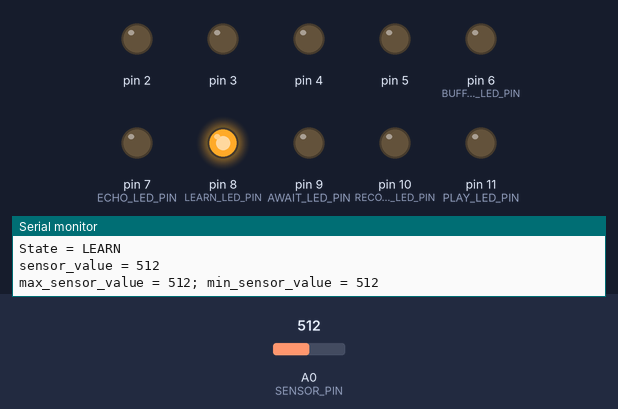
Simulated run of this sketch. Board: Arduino Uno, built with avr-gcc and run on an emulated ATmega328P. Shown: output pins drawn as LEDs (lit = HIGH), the last lines printed to the serial monitor. Inputs (shaded band) come from the test bench; at power-on: A0 (SENSOR_PIN) = 512.

Above: at 1.2 s.
1.3 s: A0 (SENSOR_PIN) set to 109
4.3 s: A0 (SENSOR_PIN) set to 95
7.3 s: A0 (SENSOR_PIN) set to 290
At 10.2 s:
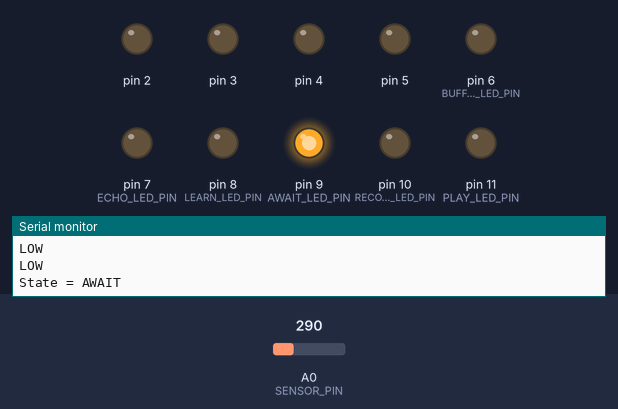
10.3 s: A0 (SENSOR_PIN) set to 311
11.8 s: A0 (SENSOR_PIN) set to 511
At 13.0 s:
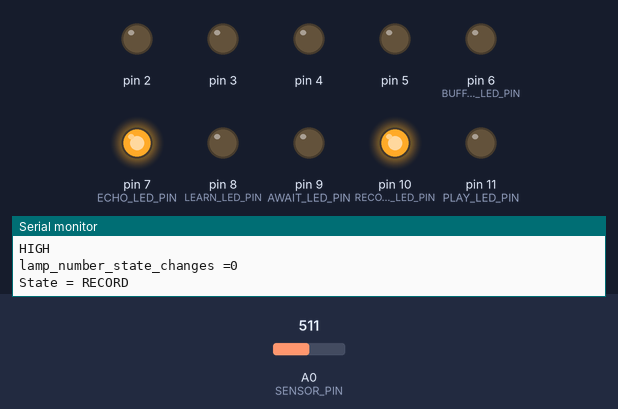
13.3 s: A0 (SENSOR_PIN) set to 122
At 14.8 s:
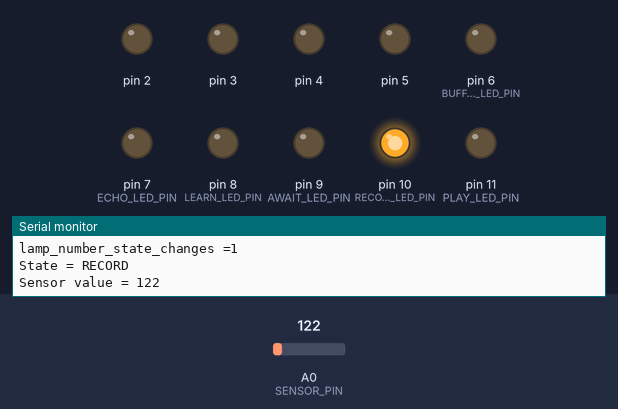
At 19.4 s:
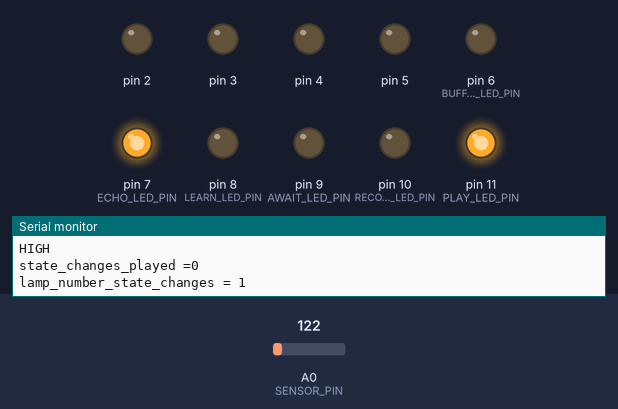
Timing chart, 0 to 19.8 s (numbered marks = the images above; inputs shaded):
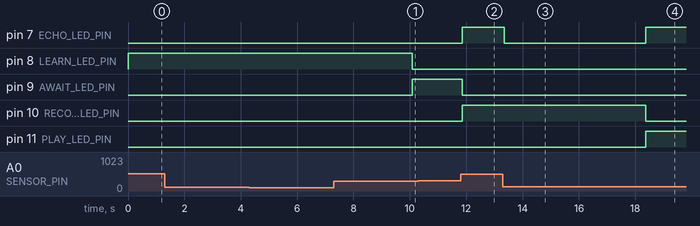

Measured:
- after the input at 11.8 s, pin 7 (ECHO_LED_PIN), pin 10 (RECORD_LED_PIN): LOW → HIGH after 0.06 s; pin 9 (AWAIT_LED_PIN): HIGH → LOW after 0.06 s
- after the input at 13.3 s, pin 7 (ECHO_LED_PIN): HIGH → LOW after 0.05 s instead of 3.6 s; pin 9 (AWAIT_LED_PIN): stays LOW (without the input it goes to HIGH after 3.6 s); pin 10 (RECORD_LED_PIN): HIGH → LOW after 5.1 s instead of 3.6 s; pin 11 (PLAY_LED_PIN): LOW → HIGH after 5.1 s

The sketch:

day10-echo.ino
```cpp
//const int LED_PIN = 10;
const int BUFFER_FULL_LED_PIN = 6;
const int ECHO_LED_PIN = 7;
const int LEARN_LED_PIN = 8;
const int AWAIT_LED_PIN = 9;
const int RECORD_LED_PIN = 10;
const int PLAY_LED_PIN = 11;

const int LED_PINS[] = {ECHO_LED_PIN,LEARN_LED_PIN,AWAIT_LED_PIN,RECORD_LED_PIN,PLAY_LED_PIN,BUFFER_FULL_LED_PIN};

const int SENSOR_PIN = A0;
const int ANALOGUE_MAX = (2 * 2 * 2 * 2 * 2 * 2 * 2 * 2 * 2 * 2) - 1 ; /* 10 bit ADC, largest number is 1111111111 binary */
const unsigned long LEARN_MILLIS = 10000;
int max_sensor_value;
int min_sensor_value;
// const int SENSOR_THRESHOLD = ANALOGUE_MAX / 2; - this doesn't work well
int threshold_going_high;
int threshold_going_low;
const int PERCENT_THRESHOLD_OFFSET = 5;
const unsigned long END_OF_MESSAGE_MILLIS = 5000; /* if no change for this long, assume finished */
unsigned long learn_start_millis;

unsigned long last_state_change_millis;

/* If I record times as millis/20, then I can count to 5100 in a uint8_t, making the the array's memory requirement 4 times smaller
 * Get it working before optimising though
 */

/* I'm not sure whether I should just assume that a sequence starts with the first
 * HIGH and finishes with a LOW above a certain length. That seems reasonable, but was not was
 * coding initially. Need to make some changes.
 */

enum SystemState {LEARN,AWAIT,RECORD,PLAY};

//uint8_t initial_lamp_state; // wait until LOW before beginning
const int MAX_LAMP_STATE_CHANGES = 20;
unsigned long lamp_state_change_millis[MAX_LAMP_STATE_CHANGES];
unsigned int lamp_number_state_changes;

uint8_t lamp_state;
SystemState system_state;

uint8_t get_sensor_state(uint8_t previous_lamp_state) {
  int sensor_value = analogRead(SENSOR_PIN);
  Serial.print("Sensor value = ");
  Serial.println(sensor_value);
  if (previous_lamp_state == HIGH) {
    if (sensor_value < threshold_going_low) {
      return LOW;
    } else {
      return HIGH;
    }
  } else /* previous_lamp_state != HIGH */ {
    if (sensor_value > threshold_going_high) {
      return HIGH;
    } else {
      return LOW;
    }
  }
}

void print_int(String str, int val) {
  Serial.print(str);
  Serial.print(" = ");
  Serial.println(val);
}

void setup() {
  for (int pin = 0; pin < sizeof(LED_PINS); pin++) {
    pinMode(pin, OUTPUT);
    digitalWrite(pin,LOW);
  }
  max_sensor_value = analogRead(SENSOR_PIN);
  min_sensor_value = max_sensor_value;

  system_state = LEARN;
  digitalWrite(LEARN_LED_PIN,HIGH);
  Serial.begin(9600);
  Serial.println("Setup done");
  learn_start_millis = millis();
}

unsigned long since_last_change_millis;
int state_changes_played;
uint8_t sensor_state;
uint8_t previous_sensor_state;
int mid_point;

void loop() {
  int sensor_value;
  unsigned long now_millis;
  switch (system_state) {
    case LEARN:
      sensor_value = analogRead(SENSOR_PIN);
      Serial.println("State = LEARN");
      Serial.print("sensor_value = ");
      Serial.println(sensor_value);
      if (sensor_value > max_sensor_value) {
        max_sensor_value = sensor_value;
      }
      if (sensor_value < min_sensor_value) {
        min_sensor_value = sensor_value;
      }
      Serial.print("max_sensor_value = ");
      Serial.print(max_sensor_value);
      Serial.print("; min_sensor_value = ");
      Serial.println(min_sensor_value);
      if (millis() - learn_start_millis > LEARN_MILLIS) {
        int range = max_sensor_value - min_sensor_value;
        mid_point = min_sensor_value + range/2;
        int offset = range * PERCENT_THRESHOLD_OFFSET / 100;
        threshold_going_high = mid_point + offset;
        threshold_going_low = mid_point - offset;
        lamp_state = (sensor_value < mid_point) ? LOW : HIGH;
        if (lamp_state == LOW) { // don't change state until lamp_state goes low
          Serial.print("threshold_going_high = ");
          Serial.println(threshold_going_high);
          Serial.print("threshold_going_low = ");
          Serial.println(threshold_going_low);
          system_state = AWAIT;
          sensor_state = lamp_state;
          digitalWrite(LEARN_LED_PIN,LOW);
          digitalWrite(AWAIT_LED_PIN,HIGH);
          digitalWrite(ECHO_LED_PIN,lamp_state);
        }
      }
      break;
    case AWAIT:
      // needs to see a LOW to HIGH transition to continue
      Serial.println("State = AWAIT");
      previous_sensor_state = sensor_state;
      sensor_state = get_sensor_state(lamp_state);
      Serial.println(previous_sensor_state == HIGH ? "HIGH " : "LOW");
      Serial.println(sensor_state == HIGH ? "HIGH " : "LOW");
      if ((previous_sensor_state == LOW) && (sensor_state == HIGH)) {
        lamp_state = sensor_state;
        digitalWrite(ECHO_LED_PIN,lamp_state);
        last_state_change_millis = millis();
        system_state = RECORD;
        lamp_number_state_changes = 0;
        digitalWrite(AWAIT_LED_PIN,LOW);
        digitalWrite(RECORD_LED_PIN,HIGH);
      }
      break;
    case RECORD:
      Serial.println("State = RECORD");
      sensor_state = get_sensor_state(lamp_state);
      Serial.println(sensor_state == HIGH ? "HIGH " : "LOW");
      now_millis = millis();
      since_last_change_millis = millis() - last_state_change_millis;
      if (sensor_state != lamp_state) {
        lamp_state = sensor_state;
        digitalWrite(ECHO_LED_PIN,lamp_state);
        if (lamp_number_state_changes == MAX_LAMP_STATE_CHANGES) { // should never be greater than
          digitalWrite(BUFFER_FULL_LED_PIN,HIGH);
        } else {
          lamp_state_change_millis[lamp_number_state_changes++] = since_last_change_millis;
        }
        last_state_change_millis = now_millis;
      } else if (since_last_change_millis > END_OF_MESSAGE_MILLIS) {
        if (lamp_number_state_changes > 0) {
          system_state = PLAY;
          last_state_change_millis = now_millis;
          state_changes_played = 0;
          lamp_state = HIGH;
          digitalWrite(RECORD_LED_PIN,LOW);
          digitalWrite(ECHO_LED_PIN,HIGH);
          digitalWrite(PLAY_LED_PIN,HIGH);
        } else { // nothing recorded
          system_state = AWAIT;
          lamp_number_state_changes = 0;
          sensor_state = (analogRead(SENSOR_PIN) < mid_point) ? LOW : HIGH;
          Serial.println(sensor_state == HIGH ? "HIGH " : "LOW");
          digitalWrite(RECORD_LED_PIN,LOW);
          digitalWrite(ECHO_LED_PIN,LOW);
          digitalWrite(AWAIT_LED_PIN,HIGH);
        }
      }
      Serial.print("lamp_number_state_changes =");
      Serial.println(lamp_number_state_changes);
      break;
    case PLAY:
      Serial.println("State = PLAY");
      Serial.println(lamp_state == HIGH ? "HIGH " : "LOW");
      Serial.print("state_changes_played =");
      Serial.println(state_changes_played);
      print_int("lamp_number_state_changes",lamp_number_state_changes);
      now_millis = millis();
      since_last_change_millis = millis() - last_state_change_millis;
      if (since_last_change_millis >= lamp_state_change_millis[state_changes_played]) {
        state_changes_played++;
        last_state_change_millis = now_millis;
        lamp_state = lamp_state == HIGH ? LOW : HIGH;
        digitalWrite(ECHO_LED_PIN,lamp_state);
        if (lamp_number_state_changes == state_changes_played) {
          system_state = AWAIT;
          lamp_number_state_changes = 0;
          sensor_state = (analogRead(SENSOR_PIN) < mid_point) ? LOW : HIGH;
          digitalWrite(BUFFER_FULL_LED_PIN,LOW);
          digitalWrite(PLAY_LED_PIN,LOW);
          digitalWrite(ECHO_LED_PIN,LOW);
          digitalWrite(AWAIT_LED_PIN,HIGH);
        }
      }
      break;
    default:
      Serial.println("State = unknown");
      break;
  }
}
```
